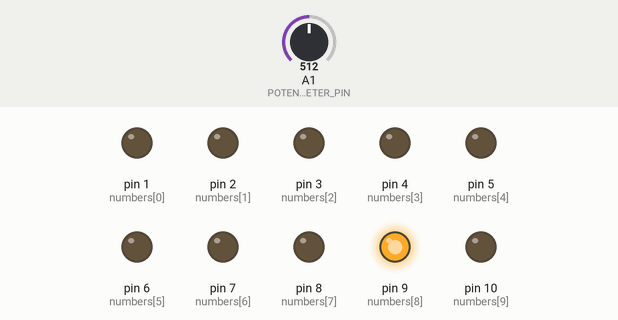
This sketch was run on a simulated Arduino Uno, built with avr-gcc and run on an emulated ATmega328P. On the bench: output pins drawn as LEDs (lit = HIGH). Dashed ring = blinking. Inputs (shaded band) come from the test bench; at power-on: A1 (POTENTIOMETER_PIN) = 512.

Above: at 1.08 s.
1.3 s: A1 (POTENTIOMETER_PIN) set to 0
At 2.4 s:
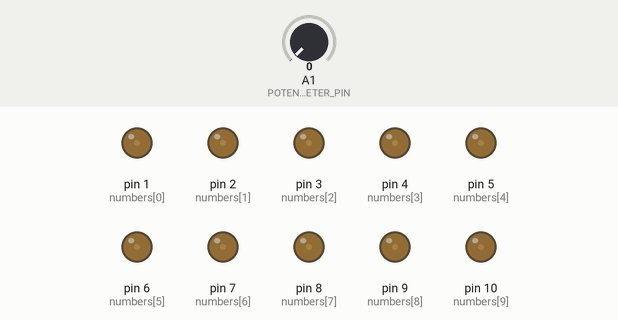
2.9 s: A1 (POTENTIOMETER_PIN) set to 19
At 3.68 s:
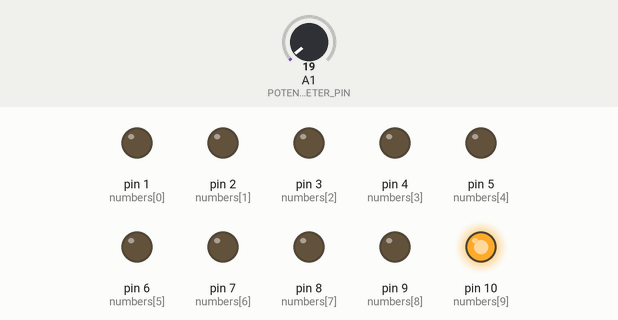
5.9 s: A1 (POTENTIOMETER_PIN) set to 306
At 6.66 s:
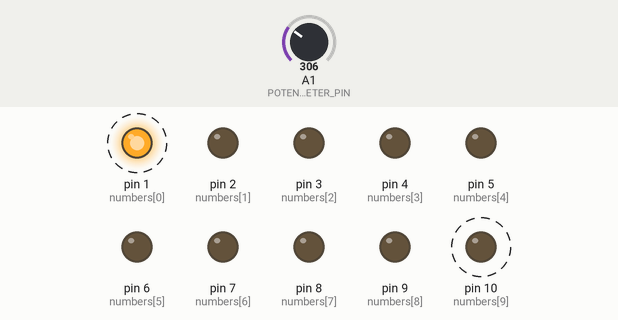
8.9 s: A1 (POTENTIOMETER_PIN) set to 122
At 9.67 s:
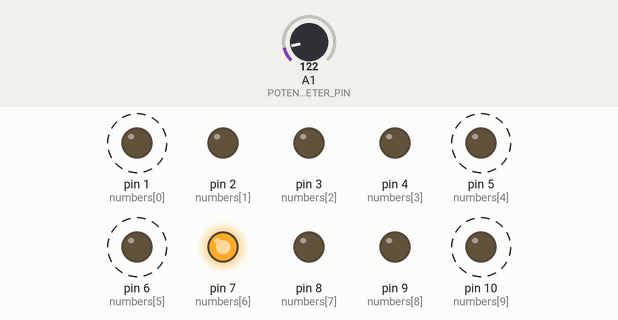
11.9 s: A1 (POTENTIOMETER_PIN) set to 716
At 12.73 s:
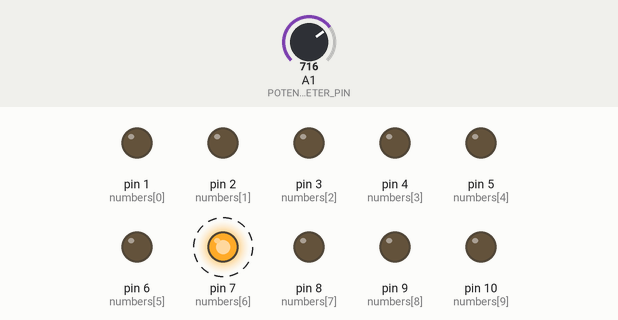
Timing chart, 0 to 15.9 s (numbered marks = the images above; inputs shaded):
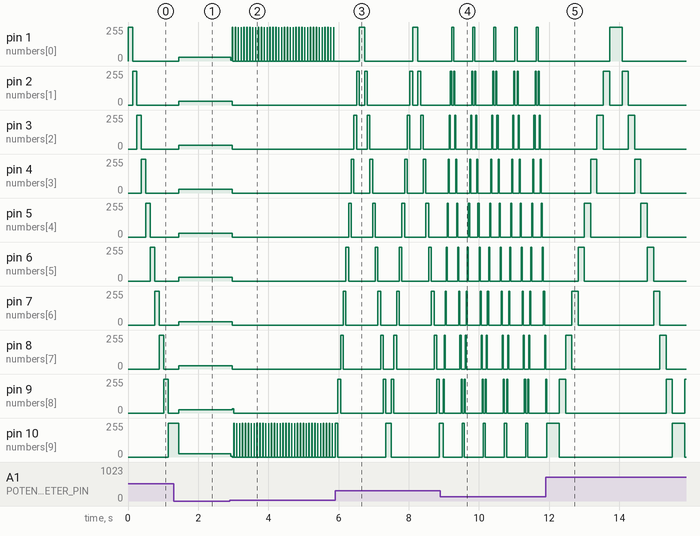

The sketch:

Project_1__my_attempt_.ino
```cpp
int numbers[10] ={1, 2, 3 ,4 ,5 ,6, 7, 8, 9, 10};
#define POTENTIOMETER_PIN A1

void setup() {
  for(int x = 0; x < 10; x++){
    pinMode(numbers[x], OUTPUT);
  }
  pinMode(POTENTIOMETER_PIN, INPUT);
}

void loop() {
  for(int y = 0; y < 10; y++){
    digitalWrite(numbers[y], HIGH);
    if(y > 0){
    digitalWrite(numbers[y - 1], LOW);
    }
    unsigned long interval = analogRead(POTENTIOMETER_PIN) / 4;
    delay(interval);
  }
  for(int z = 9; z >= 0; z--){
    digitalWrite(numbers[z], HIGH);
    if(z < 9){
    digitalWrite(numbers[z + 1], LOW);
    }
    unsigned long interval = analogRead(POTENTIOMETER_PIN) / 4;
    delay(interval);
  }
}
```

Measured:
- after the input at 1.3 s, pin 10 (numbers[9]): 255/255 → 25/255 after 0.15 s
- after the input at 2.9 s, pin 1 (numbers[0]): 27/255 → 6/255 at once, then repeats every 0.08 s: 255/255 0.01 s, 0/255 0.07 s; pin 2 (numbers[1]): 27/255 → 0/255 after 0.07 s
- after the input at 5.9 s, pin 1 (numbers[0]): alternates 255/255 for 0.15 s and 0/255 for 1.4 s, starting after 0.69 s; pin 7 (numbers[6]): goes 255/255 0.08 s, 0/255 0.91 s, 255/255 0.08 s, 0/255 0.46 s, 255/255 0.08 s, 0/255 0.91 s, then 255/255, starting after 0.23 s
- after the input at 8.9 s, pin 1 (numbers[0]): alternates 255/255 for 0.06 s and 0/255 for 0.54 s, starting after 0.32 s
- after the input at 11.9 s, pin 5 (numbers[4]): alternates 255/255 for 0.18 s and 0/255 for 1.4 s, starting after 1.1 s; pin 6 (numbers[5]): alternates 255/255 for 0.18 s and 0/255 for 1.8 s, starting after 0.93 s; pin 10 (numbers[9]): 255/255 → 0/255 after 0.39 s, → 255/255 3.2 s later, → 0/255 0.36 s later
